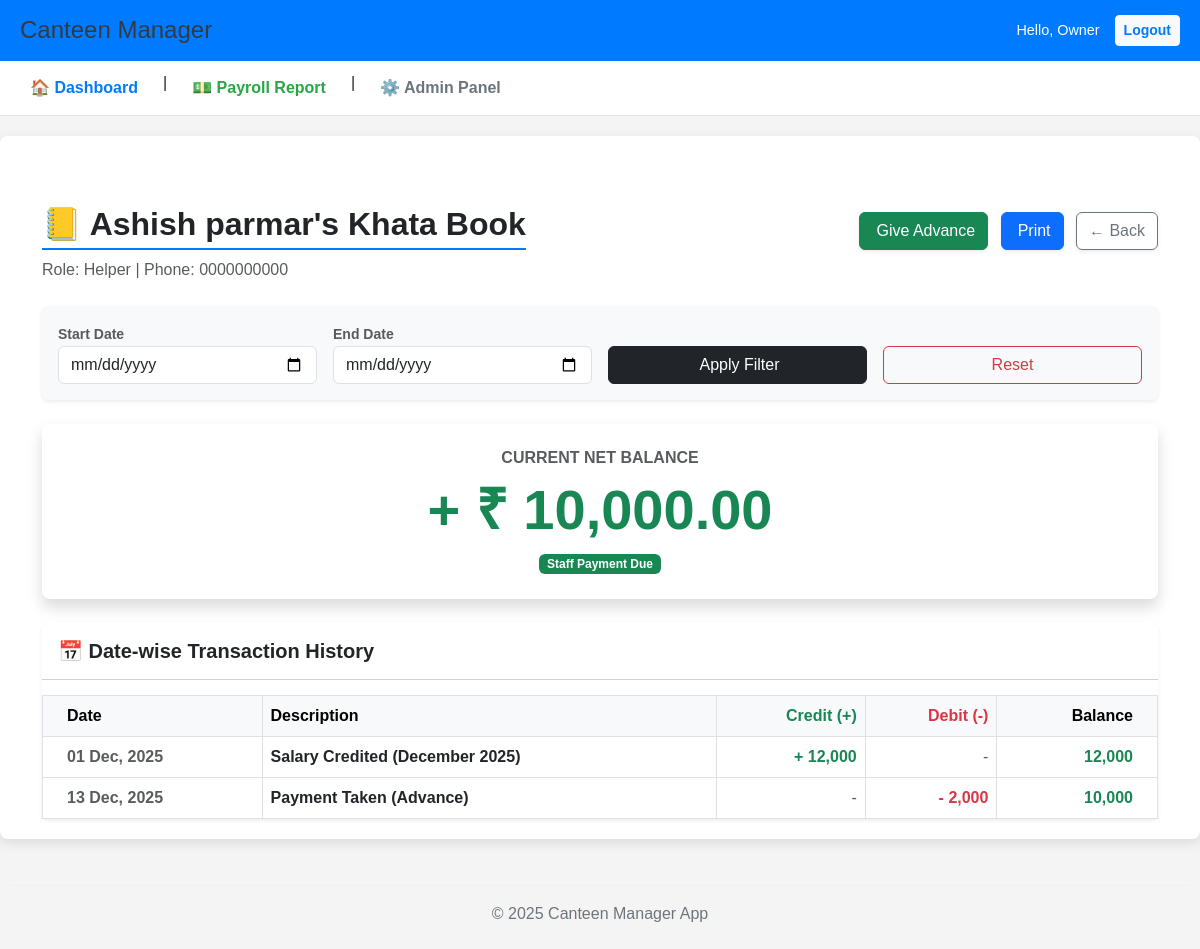
The app's page /management/staff/1/profile/ (signed in), older data.
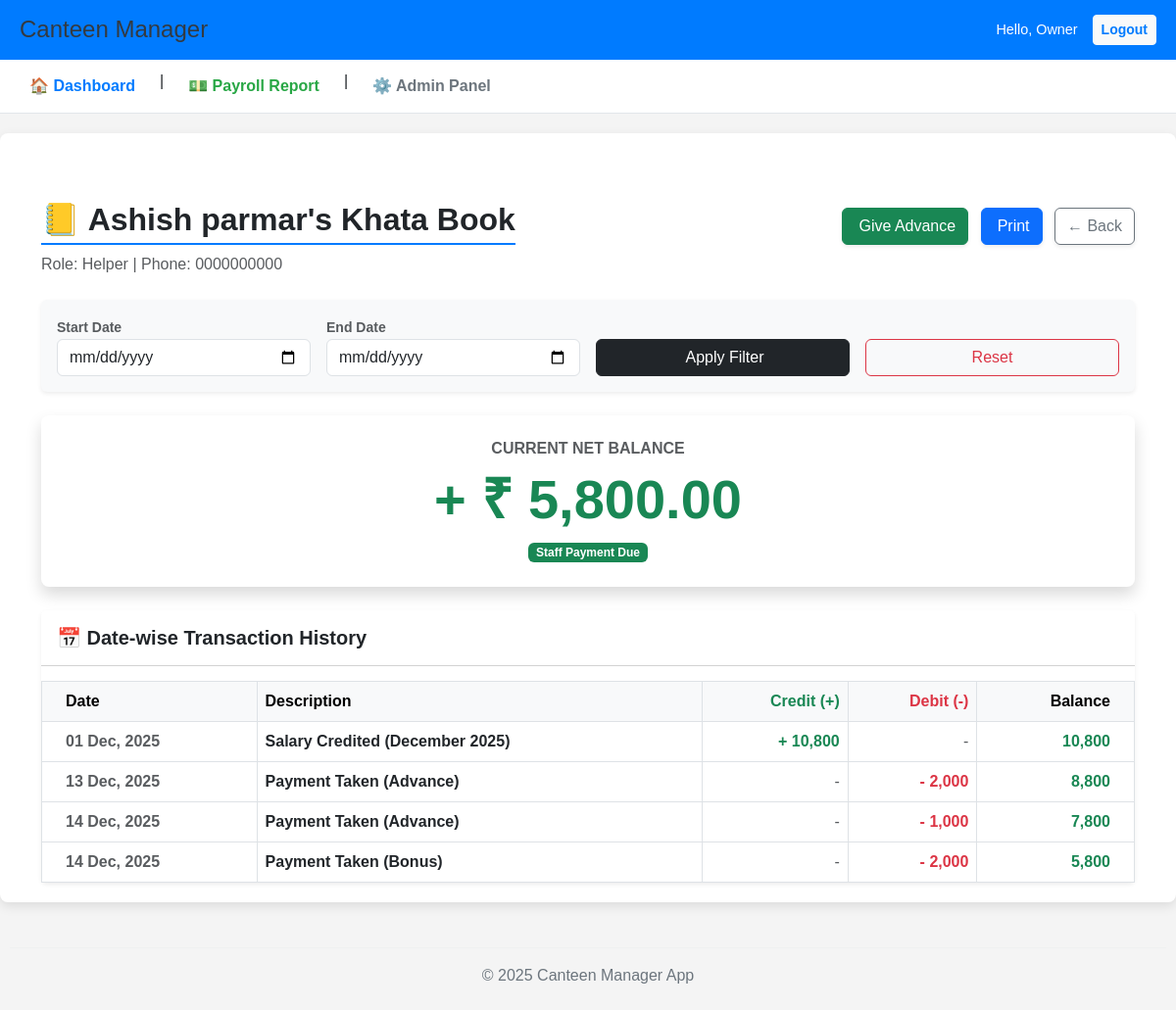
The same page, newer data.
### management/models.py (models this page shows, shortened)
class SalaryPayment(models.Model):
    PAYMENT_TYPES = [
        ('Monthly', 'Monthly Salary Payment'),
        ('Advance', 'Advance Payment'),
        ('Bonus', 'Bonus'),
    ]
    staff = models.ForeignKey(
        Staff,
        on_delete=models.CASCADE,
        verbose_name="Staff Member"
    )
    date = models.DateField(verbose_name="Payment Date") # भुगतान की तारीख
    payment_type = models.CharField(max_length=10, choices=PAYMENT_TYPES, verbose_name="Payment Type") # एडवांस है या मासिक वेतन
    amount = models.DecimalField(max_digits=10, decimal_places=2, verbose_name="Amount Paid") # दी गई राशि
    notes = models.TextField(null=True, blank=True, verbose_name="Notes/Details") # कोई भी टिप्पणी (जैसे: इस माह का भुगतान)
    class Meta:
        verbose_name = "Salary/Advance Payment"
        verbose_name_plural = "Salary Payments"
        ordering = ['-date']

### management/views.py (the view)
# urls.py: path('staff/<int:staff_id>/profile/', views.staff_profile_view, name='staff_profile'),
@login_required
def staff_profile_view(request, staff_id):
    staff = get_object_or_404(Staff, pk=staff_id)
    start_filter = request.GET.get('start_date')
    end_filter = request.GET.get('end_date')
    loop_start_date = staff.joining_date if staff.joining_date else date(date.today().year, 1, 1)
    today = date.today()
    all_transactions = []
    payments = SalaryPayment.objects.filter(staff=staff)
    for pay in payments:
        all_transactions.append({
            'date': pay.date,
            'description': f"Payment Taken ({pay.payment_type})",
            'credit': 0,
            'debit': pay.amount,
            'type': 'debit'
        })
    current_date = loop_start_date.replace(day=1)
    while current_date <= today.replace(day=1):
        last_day = current_date + relativedelta(months=1) - timedelta(days=1)
        monthly_salary = staff.monthly_salary
        leaves = StaffLeave.objects.filter(staff=staff, start_date__gte=current_date, end_date__lte=last_day)
        total_leave_days = sum(leave.total_days() for leave in leaves)
        daily_rate = monthly_salary / 30
        deduction = daily_rate * total_leave_days
        net_salary = monthly_salary - deduction
        all_transactions.append({
            'date': current_date,
            'description': f"Salary Credited ({current_date.strftime('%B %Y')})",
            'credit': net_salary,
            'debit': 0,
            'type': 'credit'
        })
        current_date += relativedelta(months=1)
    all_transactions.sort(key=lambda x: (x['date'], 0 if x['type'] == 'credit' else 1))
    running_balance = 0
    final_ledger = []
    for trans in all_transactions:
        running_balance = running_balance + trans['credit'] - trans['debit']
        trans['balance'] = running_balance
        include_row = True
        if start_filter and str(trans['date']) < start_filter:
            include_row = False
        if end_filter and str(trans['date']) > end_filter:
            include_row = False
        if include_row:
            final_ledger.append(trans)
    context = {
        'staff': staff,
        'ledger_data': final_ledger,
        'overall_balance': running_balance,
        'start_date': start_filter,
        'end_date': end_filter,
    }
    return render(request, 'management/staff_profile.html', context)

### management/models.py (called while the page is built)
    def total_days(self):
        if self.start_date and self.end_date:
            delta = self.end_date - self.start_date
            return delta.days + 1
        return 0

### management/templates/management/staff_profile.html (shortened to what the changed rows need)
{% extends 'base.html' %}
{% load humanize %}
{% block content %}
<div class="container mt-4">
    <div class="d-flex justify-content-between align-items-center mb-4">
        <div>
            <h2 class="fw-bold text-dark">📒 {{ staff.name }}'s Khata Book</h2>
        </div>
    </div>
    <div class="card shadow border-0 rounded-3 mb-4">
        <div class="card-body p-4 text-center">
            <h6 class="text-muted text-uppercase fw-bold">Current Net Balance</h6>
            {% if overall_balance > 0 %}
                <h1 class="display-4 fw-bold text-success">+ ₹ {{ overall_balance|intcomma }}</h1>
                <span class="badge bg-success">Staff Payment Due</span>
            {% elif overall_balance < 0 %}
                <h1 class="display-4 fw-bold text-danger">{{ overall_balance|intcomma }}</h1>
                <span class="badge bg-danger">Advance Recovery Due</span>
            {% else %}
                <h1 class="display-4 fw-bold text-secondary">₹ 0</h1>
                <span class="badge bg-secondary">All Clear</span>
            {% endif %}
        </div>
    </div>
    <div class="card shadow-sm border-0">
        <div class="table-responsive">
            <table class="table table-hover align-middle mb-0">
                <thead class="table-light">
                    <tr>
                        <th class="ps-4">Date</th>
                        <th>Description</th>
                        <th class="text-end text-success">Credit (+)</th>
                        <th class="text-end text-danger">Debit (-)</th>
                        <th class="text-end fw-bold pe-4">Balance</th>
                    </tr>
                </thead>
                <tbody>
                    {% for row in ledger_data %}
                    <tr>
                        <td class="ps-4 fw-bold text-muted">{{ row.date|date:"d M, Y" }}</td>
                        <td>
                            <span class="fw-bold text-dark">{{ row.description }}</span>
                        </td>
                        <td class="text-end">
                            {% if row.credit > 0 %}
                                <span class="text-success fw-bold">+ {{ row.credit|floatformat:0|intcomma }}</span>
                            {% else %}
                                <span class="text-muted">-</span>
                            {% endif %}
                        </td>
                        <td class="text-end">
                            {% if row.debit > 0 %}
                                <span class="text-danger fw-bold">- {{ row.debit|floatformat:0|intcomma }}</span>
                            {% else %}
                                <span class="text-muted">-</span>
                            {% endif %}
                        </td>
                        <td class="text-end pe-4 fw-bold">
                            {% if row.balance > 0 %}
                                <span class="text-success">{{ row.balance|floatformat:0|intcomma }}</span>
                            {% elif row.balance < 0 %}
                                <span class="text-danger">{{ row.balance|floatformat:0|intcomma }}</span>
                            {% else %}
                                0
                            {% endif %}
                        </td>
                    </tr>
                    {% endfor %}
                </tbody>
            </table>
        </div>
    </div>
</div>
{% endblock %}

Row changes from the older to the newer data that the page shows:
added SalaryPayment: date "14 Dec, 2025", debit "1,000"
added SalaryPayment: date "14 Dec, 2025", debit "2,000"
Text that changed along with them:
{{ overall_balance|intcomma }}: "10,000.00" → "5,800.00"
new list line: "01 Dec, 2025 Salary Credited (December 2025) + 10,800 - 10,800"
new list line: "13 Dec, 2025 2,000"
new list line: "Payment Taken (Advance) - - 8,800"
new list line: "Payment Taken (Advance) - - 7,800"
new list line: "Payment Taken (Bonus) - - 5,800"
list line gone: "01 Dec, 2025 Salary Credited (December 2025) + 12,000 - 12,000"
list line gone: "13 Dec, 2025 2,000"
list line gone: "Payment Taken (Advance) - - 10,000"
